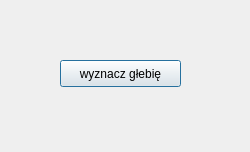
<?xml version="1.0" encoding="UTF-8"?>
<ui version="4.0">
 <class>Dialog</class>
 <widget class="QDialog" name="Dialog">
  <property name="geometry">
   <rect>
    <x>0</x>
    <y>0</y>
    <width>250</width>
    <height>152</height>
   </rect>
  </property>
  <property name="windowTitle">
   <string>Dialog</string>
  </property>
  <widget class="QPushButton" name="pushButton">
   <property name="geometry">
    <rect>
     <x>60</x>
     <y>60</y>
     <width>121</width>
     <height>27</height>
    </rect>
   </property>
   <property name="text">
    <string>wyznacz głebię</string>
   </property>
  </widget>
 </widget>
 <resources/>
 <connections>
  <connection>
   <sender>pushButton</sender>
   <signal>clicked()</signal>
   <receiver>pushButton</receiver>
   <slot>click()</slot>
   <hints>
    <hint type="sourcelabel">
     <x>91</x>
     <y>84</y>
    </hint>
    <hint type="destinationlabel">
     <x>102</x>
     <y>83</y>
    </hint>
   </hints>
  </connection>
 </connections>
</ui>
